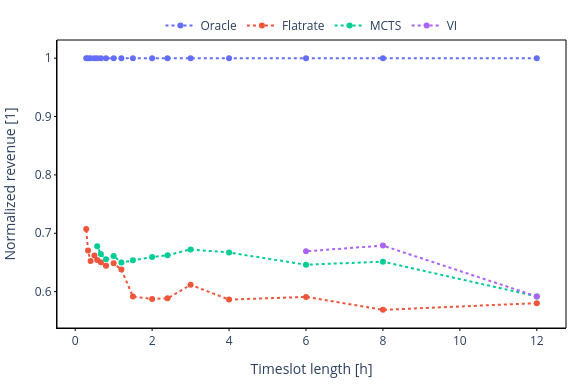

Notebook cell for this chart:
### Code cell
fig = px.scatter(df_mean_normalized[df_mean_normalized.n_r<96], x="timeslot_length", y = "r", color="runner")
fig.update_traces(mode='markers+lines', line=dict(dash="dot"))
fig.update_layout(
    width=576,  # 6 inches * 96 pixels/inch
    height=384,  # 4 inches * 96 pixels/inch (or adjust based on your needs)
    legend=dict(
        yanchor="bottom",  # Anchor the legend from the bottom
        y=1,  # Position the legend above the plot (y > 1)
        xanchor="center",  # Center the legend horizontally
        x=0.5,  # Center the legend (x = 0.5)
        orientation="h",  # Display the legend horizontally
        title=None,
    ),
    plot_bgcolor='rgba(0, 0, 0, 0)',  # Transparent background inside the plot
    paper_bgcolor='rgba(0, 0, 0, 0)',  # Transparent background outside the plot
    margin=dict(l=10, r=10, t=40, b=10),  # Adjust margins to make space for border
    xaxis=dict(
        showline=True,  # Show x-axis line
        linewidth=1,  # Set line width
        linecolor='black',  # Set line color
        # dash='dash',  # Make x-axis line dashed
        ticks='outside',  # Move ticks outside the plot
        ticklen=2,  # Length of the tick marks
        tickwidth=1,  # Width of the tick marks
        tickcolor='black',  # Color of the tick marks
        title="Timeslot length [h]"
    ),
    yaxis=dict(
        showline=True,  # Show y-axis line
        linewidth=1,  # Set line width
        linecolor='black',  # Set line color
        # dash='dash',  # Make y-axis line dashed
        ticks='outside',  # Move ticks outside the plot
        ticklen=2,  # Length of the tick marks
        tickwidth=1,  # Width of the tick marks
        tickcolor='black',  # Color of the tick marks
        title="Normalized revenue [1]"
    ),
    # Optional: Add border around the entire plot area
    shapes=[dict(
        type='rect',
        x0=0, y0=0, x1=1, y1=1,
        xref='paper', yref='paper',
        line=dict(color='black', width=1)
    )]
)
# save the figure as a static image
fig.write_image(FIGROOT/"normalized_revenue_vs_timeslot_length.pdf")
fig.show()

### Figure 1 — Plotly figure (JSON) as saved in the notebook; plotly's stock layout.template omitted (floating-point values rounded to 4 significant figures)
{"data": [{"hovertemplate": "runner=Oracle<br>timeslot_length=%{x}<br>r=%{y}<extra></extra>", "legendgroup": "Oracle", "marker": {"color": "#636efa", "symbol": "circle"}, "mode": "markers+lines", "name": "Oracle", "orientation": "v", "showlegend": true, "x": [12.0, 8.0, 6.0, 4.0, 3.0, 2.4, 2.0, 1.5, 1.2, 1.0, 0.8, 0.6667, 0.5714, 0.5, 0.4, 0.3333, 0.2857], "xaxis": "x", "y": [1.0, 1.0, 1.0, 1.0, 1.0, 1.0, 1.0, 1.0, 1.0, 1.0, 1.0, 1.0, 1.0, 1.0, 1.0, 1.0, 1.0], "yaxis": "y", "type": "scatter", "line": {"dash": "dot"}}, {"hovertemplate": "runner=Flatrate<br>timeslot_length=%{x}<br>r=%{y}<extra></extra>", "legendgroup": "Flatrate", "marker": {"color": "#EF553B", "symbol": "circle"}, "mode": "markers+lines", "name": "Flatrate", "orientation": "v", "showlegend": true, "x": [12.0, 8.0, 6.0, 4.0, 3.0, 2.4, 2.0, 1.5, 1.2, 1.0, 0.8, 0.6667, 0.5714, 0.5, 0.4, 0.3333, 0.2857], "xaxis": "x", "y": [0.5803, 0.5688, 0.5909, 0.5864, 0.6117, 0.5885, 0.5875, 0.5915, 0.6378, 0.6484, 0.6444, 0.6502, 0.6542, 0.6621, 0.6525, 0.6703, 0.7072], "yaxis": "y", "type": "scatter", "line": {"dash": "dot"}}, {"hovertemplate": "runner=MCTS<br>timeslot_length=%{x}<br>r=%{y}<extra></extra>", "legendgroup": "MCTS", "marker": {"color": "#00cc96", "symbol": "circle"}, "mode": "markers+lines", "name": "MCTS", "orientation": "v", "showlegend": true, "x": [12.0, 8.0, 6.0, 4.0, 3.0, 2.4, 2.0, 1.5, 1.2, 1.0, 0.8, 0.6667, 0.5714, 0.5, 0.4, 0.3333, 0.2857], "xaxis": "x", "y": [0.5918, 0.6514, 0.6462, 0.667, 0.6723, 0.6625, 0.6592, 0.6536, 0.6499, 0.6612, 0.6553, 0.6643, 0.6779, null, null, null, null], "yaxis": "y", "type": "scatter", "line": {"dash": "dot"}}, {"hovertemplate": "runner=VI<br>timeslot_length=%{x}<br>r=%{y}<extra></extra>", "legendgroup": "VI", "marker": {"color": "#ab63fa", "symbol": "circle"}, "mode": "markers+lines", "name": "VI", "orientation": "v", "showlegend": true, "x": [12.0, 8.0, 6.0, 4.0, 3.0, 2.4, 2.0, 1.5, 1.2, 1.0, 0.8, 0.6667, 0.5714, 0.5, 0.4, 0.3333, 0.2857], "xaxis": "x", "y": [0.5918, 0.6789, 0.6692, null, null, null, null, null, null, null, null, null, null, null, null, null, null], "yaxis": "y", "type": "scatter", "line": {"dash": "dot"}}], "layout": {"xaxis": {"anchor": "y", "domain": [0.0, 1.0], "title": {"text": "Timeslot length [h]"}, "showline": true, "linewidth": 1, "linecolor": "black", "ticks": "outside", "ticklen": 2, "tickwidth": 1, "tickcolor": "black"}, "yaxis": {"anchor": "x", "domain": [0.0, 1.0], "title": {"text": "Normalized revenue [1]"}, "showline": true, "linewidth": 1, "linecolor": "black", "ticks": "outside", "ticklen": 2, "tickwidth": 1, "tickcolor": "black"}, "legend": {"title": {}, "tracegroupgap": 0, "yanchor": "bottom", "y": 1, "xanchor": "center", "x": 0.5, "orientation": "h"}, "margin": {"t": 40, "l": 10, "r": 10, "b": 10}, "width": 576, "height": 384, "plot_bgcolor": "rgba(0, 0, 0, 0)", "paper_bgcolor": "rgba(0, 0, 0, 0)", "shapes": [{"line": {"color": "black", "width": 1}, "type": "rect", "x0": 0, "x1": 1, "xref": "paper", "y0": 0, "y1": 1, "yref": "paper"}]}}
